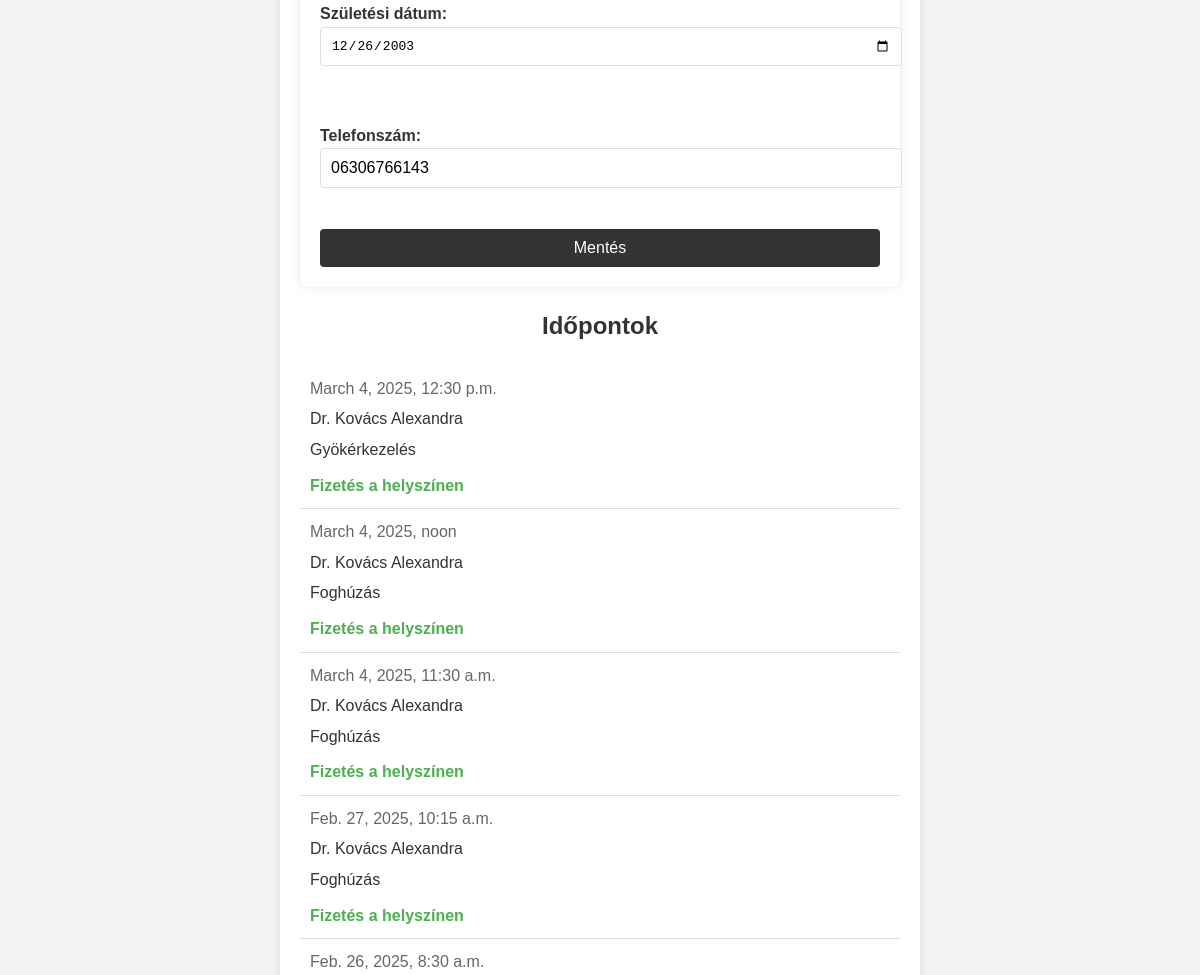
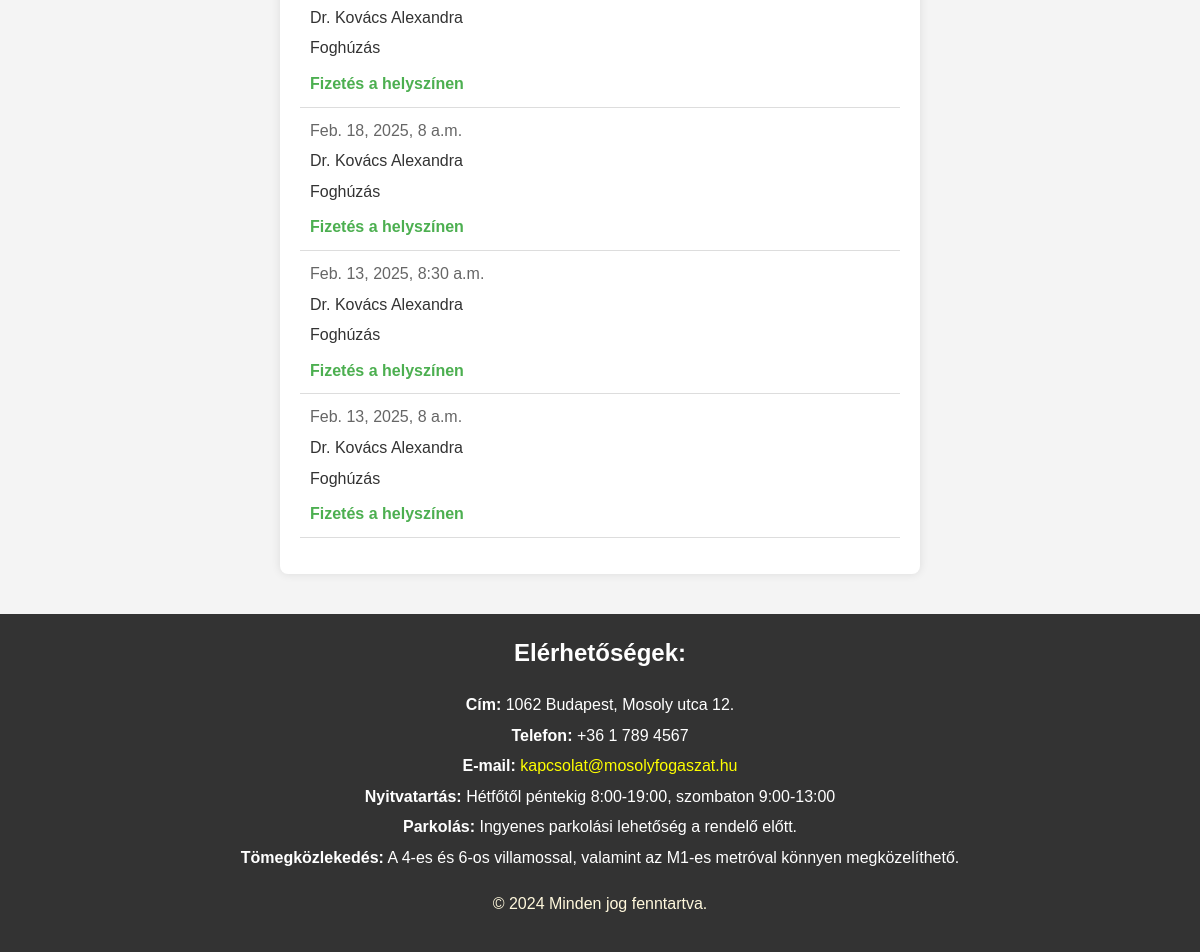
Page /profile/ (signed in, lower part) on the earlier database version (2 pictures, top to bottom).
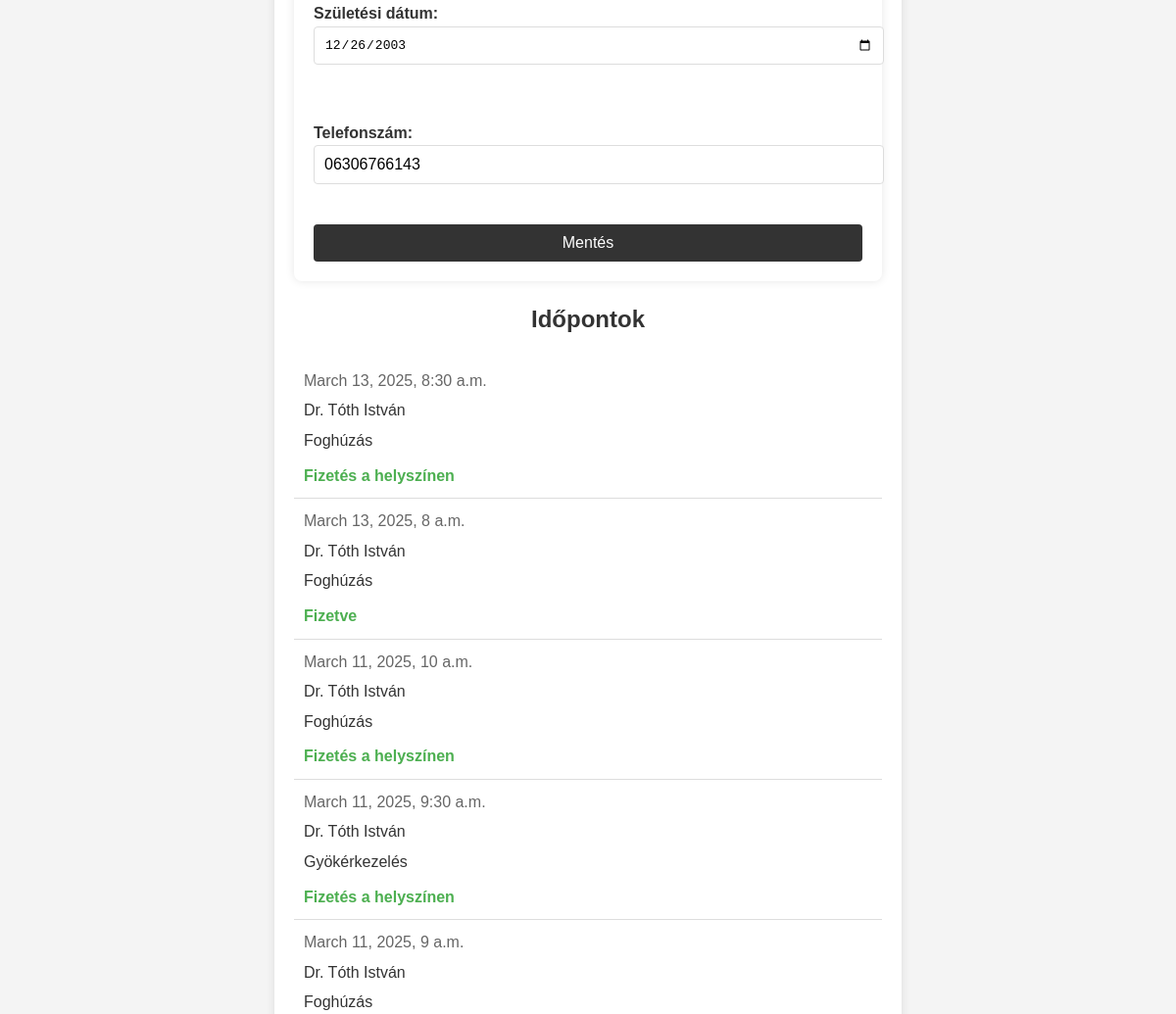
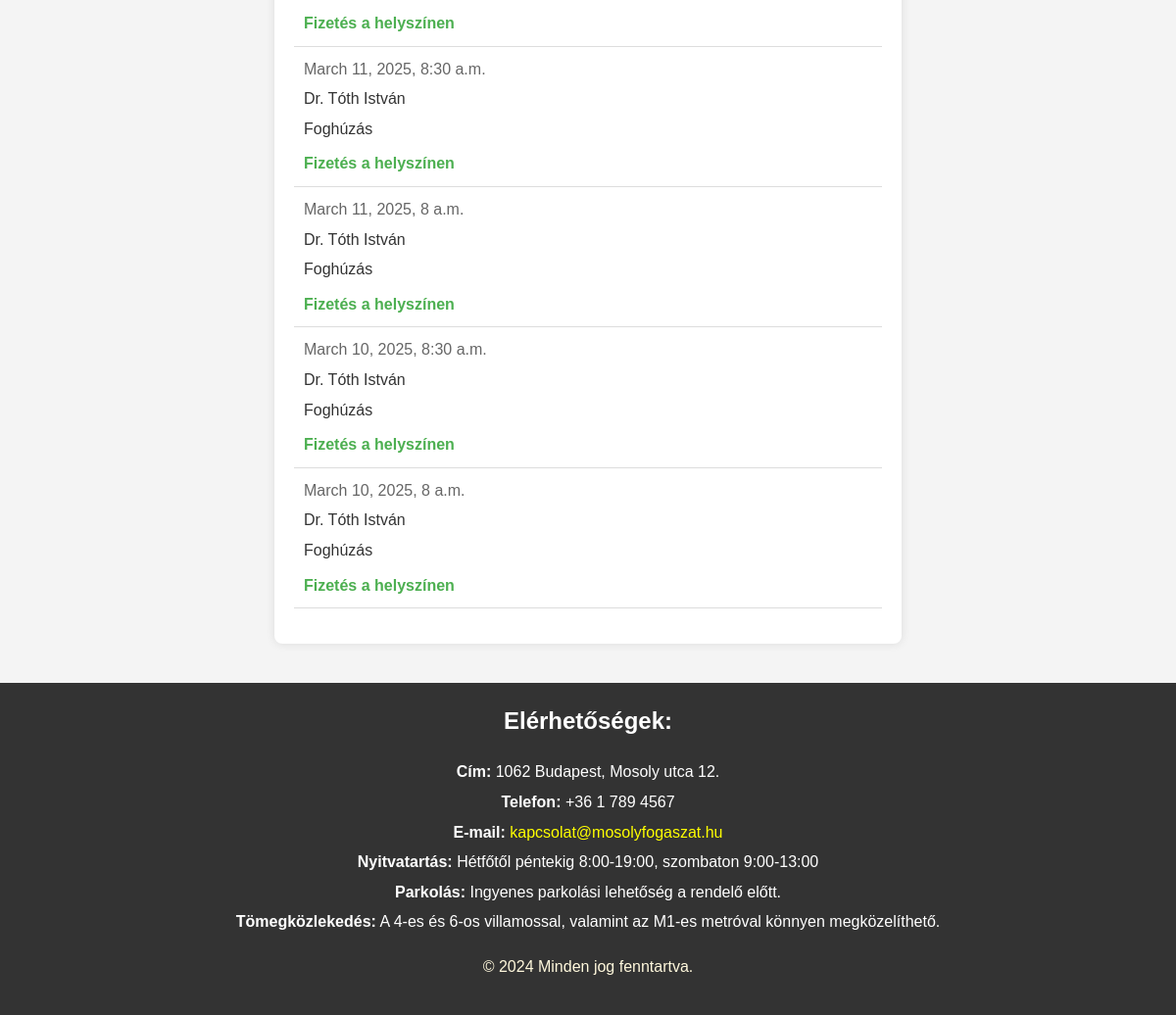
Same page on the later database version (2 pictures, top to bottom).
### rendeloweboldal/models.py (models this page shows, shortened)
class Appointment(models.Model):
    id = models.UUIDField(primary_key=True, default=uuid4, editable=False)  # FHIR resource identifier
    patient = models.CharField(max_length=64, null=True, blank=True)  # Az időpontot foglaló páciens azonosítója
    practitioner = models.ForeignKey(Doctor, on_delete=models.CASCADE)  # Link to Practitioner resource
    treatment = models.ForeignKey(Treatment, on_delete=models.SET_NULL, null=True, blank=True)  # Link to Treatment
    start = models.DateTimeField()  # Kezdési időpont
    end = models.DateTimeField()  # Befejezési időpont
    status = models.CharField(max_length=64, null=True, blank=True)  # Időpont státusza (pl. foglalt, elérhető)
    custom_description = models.TextField(null=True, blank=True)  # Egyéb információk

class Doctor(models.Model):
    id = models.CharField(max_length=64, primary_key=True)  # FHIR resource identifier
    name = models.CharField(max_length=255)
    photo = models.ImageField(upload_to='doctor_pictures/', null=True, blank=True)  # FHIR 'photo' field
    qualification = models.TextField(null=True, blank=True)  # FHIR 'qualification' field

class Treatment(models.Model):
    id = models.UUIDField(primary_key=True, default=uuid4, editable=False)  # FHIR resource identifier
    name = models.CharField(max_length=255)  # FHIR 'name' field
    description = models.TextField()  # FHIR 'description' field
    duration = models.DurationField(null=True, blank=True)  # Kezelés hossza (opcionális)
    price = models.DecimalField(max_digits=10, decimal_places=0)  # Ár

### rendeloweboldal/views.py (the view)
# urls.py: path('profile/', views.profile_view, name='profile'),
@login_required
def profile_view(request):
    user = request.user
    patient_form = None
    doctor_form = None
    if user.is_superuser:
        patient_form = None
    elif user.is_staff:
        doctor = get_object_or_404(Doctor, id=user.id)
        doctor_form = DoctorForm(request.POST or None, request.FILES or None, instance=doctor)
    else:
        try:
            patient = get_object_or_404(Patient, id=user.id)
            patient_form = PatientForm(request.POST or None, instance=patient)
        except Patient.DoesNotExist:
            patient_form = None
    if request.method == 'POST':
        form = ProfileForm(request.POST, request.FILES, instance=user)
        if form.is_valid():
            user = form.save(commit=False)
            if form.cleaned_data['password1']:
                user.set_password(form.cleaned_data['password1'])
            user.save()
            if patient_form and patient_form.is_valid():
                patient_form.save()
            if doctor_form and doctor_form.is_valid():
                doctor_form.save()
            update_session_auth_hash(request, user)
            messages.success(request, "A profilja sikeresen frissítve lett.")
            logger.info("Profile updated successfully")
            return redirect('profile')
        else:
            logger.error("Profile form is not valid: %s", form.errors)
    else:
        form = ProfileForm(instance=user)
    appointments = Appointment.objects.filter(patient=user.id, status='booked').select_related('paymentstatus').order_by('-start') if not user.is_superuser and not hasattr(user, 'doctor') else None
    now = timezone.now()
    return render(request, 'profile.html', {'form': form, 'patient_form': patient_form, 'doctor_form': doctor_form, 'appointments': appointments, 'now': now})

### rendeloweboldal/forms.py (shortened to what this page needs)
class ProfileForm(forms.ModelForm):
    password1 = forms.CharField(widget=forms.PasswordInput, label='Új jelszó', required=False)
    password2 = forms.CharField(widget=forms.PasswordInput, label='Új jelszó megerősítése', required=False)
    class Meta:
        model = RendeloUser
        fields = ['username', 'email', 'password1', 'password2']
    username = forms.CharField(
        max_length=255,
        label='Felhasználónév',
        validators=[RegexValidator(
            regex=r'^[\w.@+\-_]+$',
            message='Enter a valid username. This value may contain only letters, numbers, and @/./+/-/_ characters.'
        )]
    )
    email = forms.EmailField(label='Email cím', widget=forms.EmailInput(attrs={'style': 'width: 100%;'}))

### rendeloweboldal/templates/profile.html (shortened to what this page needs)
{% extends "base.html" %}
{% load static %}
{% block content %}
<section class="profile">
    <form method="post" enctype="multipart/form-data" onsubmit="return validatePasswords()">
        {% if patient_form %}
            {{ patient_form.as_p }}
        {% endif %}
        <button type="submit">Mentés</button>
    </form>
    {% if not user.is_superuser and not user.is_staff %}
        <h2>Időpontok</h2>
        {% if appointments %}
            <ul class="appointments-list">
                {% for appointment in appointments %}
                    <li class="appointment-item" onclick="goToEdit_appointment('{{ appointment.id }}')">
                        <div class="appointment-details">
                            <span class="appointment-time">{{ appointment.start }}</span>
                            <span class="appointment-practitioner">{{ appointment.practitioner.name }}</span>
                            <span class="appointment-treatment">{{ appointment.treatment.name }}</span>
                            <span class="appointment-payment-status">
                                {% if appointment.paymentstatus.is_paid %}
                                    Fizetve
                                {% else %}
                                    Fizetés a helyszínen
                                {% endif %}
                            </span>
                        </div>
                    </li>
                {% endfor %}
            </ul>
        {% else %}
            <p>Nincsenek lefoglalt időpontjai.</p>
        {% endif %}
    {% endif %}
</section>
{% endblock %}

Differences in the rows shown:
removed Appointment: start "March 4, 2025, 12:30 p.m.", practitioner.name "Dr. Kovács Alexandra", treatment.name "Gyökérkezelés", shows "Fizetés a helyszínen"
removed Appointment: start "March 4, 2025, noon", practitioner.name "Dr. Kovács Alexandra", treatment.name "Foghúzás", shows "Fizetés a helyszínen"
removed Appointment: start "March 4, 2025, 11:30 a.m.", practitioner.name "Dr. Kovács Alexandra", treatment.name "Foghúzás", shows "Fizetés a helyszínen"
removed Appointment: start "Feb. 27, 2025, 10:15 a.m.", practitioner.name "Dr. Kovács Alexandra", treatment.name "Foghúzás", shows "Fizetés a helyszínen"
removed Appointment: start "Feb. 26, 2025, 8:30 a.m.", practitioner.name "Dr. Kovács Alexandra", treatment.name "Foghúzás", shows "Fizetés a helyszínen"
removed Appointment: start "Feb. 18, 2025, 8 a.m.", practitioner.name "Dr. Kovács Alexandra", treatment.name "Foghúzás", shows "Fizetés a helyszínen"
removed Appointment: start "Feb. 13, 2025, 8:30 a.m.", practitioner.name "Dr. Kovács Alexandra", treatment.name "Foghúzás", shows "Fizetés a helyszínen"
removed Appointment: start "Feb. 13, 2025, 8 a.m.", practitioner.name "Dr. Kovács Alexandra", treatment.name "Foghúzás", shows "Fizetés a helyszínen"
added Appointment: start "March 13, 2025, 8:30 a.m.", practitioner.name "Dr. Tóth István", treatment.name "Foghúzás", shows "Fizetés a helyszínen"
added Appointment: start "March 13, 2025, 8 a.m.", practitioner.name "Dr. Tóth István", treatment.name "Foghúzás", shows "Fizetve"
added Appointment: start "March 11, 2025, 10 a.m.", practitioner.name "Dr. Tóth István", treatment.name "Foghúzás", shows "Fizetés a helyszínen"
added Appointment: start "March 11, 2025, 9:30 a.m.", practitioner.name "Dr. Tóth István", treatment.name "Gyökérkezelés", shows "Fizetés a helyszínen"
added Appointment: start "March 11, 2025, 9 a.m.", practitioner.name "Dr. Tóth István", treatment.name "Foghúzás", shows "Fizetés a helyszínen"
added Appointment: start "March 11, 2025, 8:30 a.m.", practitioner.name "Dr. Tóth István", treatment.name "Foghúzás", shows "Fizetés a helyszínen"
added Appointment: start "March 11, 2025, 8 a.m.", practitioner.name "Dr. Tóth István", treatment.name "Foghúzás", shows "Fizetés a helyszínen"
added Appointment: start "March 10, 2025, 8:30 a.m.", practitioner.name "Dr. Tóth István", treatment.name "Foghúzás", shows "Fizetés a helyszínen"
added Appointment: start "March 10, 2025, 8 a.m.", practitioner.name "Dr. Tóth István", treatment.name "Foghúzás", shows "Fizetés a helyszínen"
